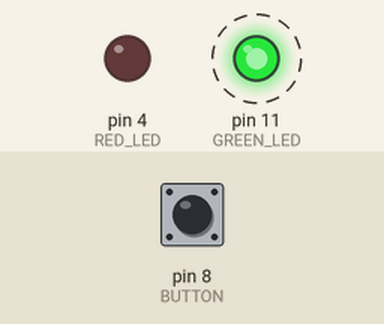
A sketch run on a simulated Arduino Uno, built with avr-gcc and run on an emulated ATmega328P. Shown: output pins drawn as LEDs (lit = HIGH). Dashed ring = blinking. The test bench sets the inputs (shaded band); at power-on: pin 8 (BUTTON) LOW.

Above: at 1.2 s.
1.3 s: pin 8 (BUTTON) pulled HIGH for 0.15 s
At 1.37 s:
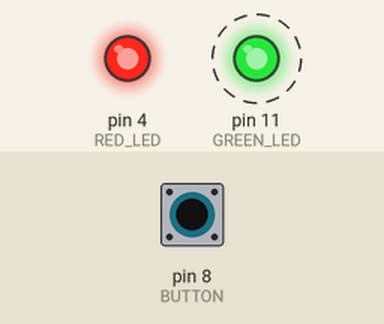
4.3 s: pin 8 (BUTTON) pulled HIGH for 1 s
At 6.8 s:
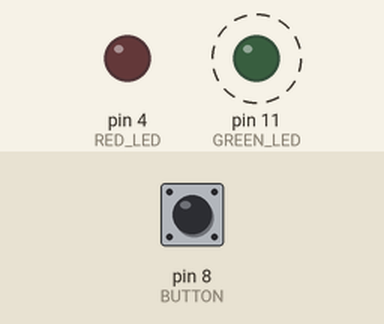
7.3 s: pin 8 (BUTTON) pulled HIGH for 3.2 s
At 8.7 s:
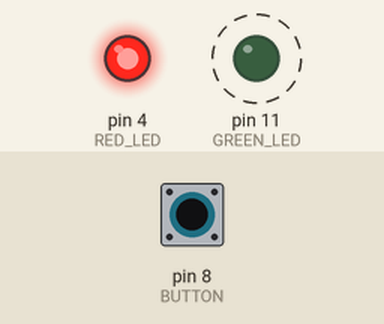
Timing chart, 0 to 18.0 s (numbered marks = the images above; inputs shaded):
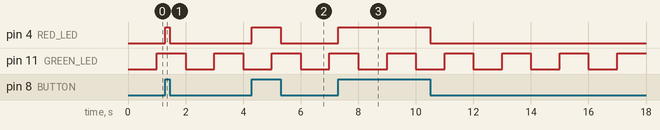

The sketch:

e1.ino
```cpp
// (C) __Marcus Berggren, Carl Vågfelt Nihlmar, Ibrahim Alzoubi, group: 4 __
// (2025) Work package 3
// Exercise 1
// Submission code: 175962

/**
 * This program uses LEDs and a Pushbutton. One LED blinks once every second
 * and the other one when the button is pressed down.
 *
 * Purpose: Maintaining a time count that changes state of one LED while
 * also checking if button is pressed.
 *
 */

// ---- Define section --------------------------------------------------------

#define RED_LED 4     // Digital pin 4 leading to red LED
#define GREEN_LED 11  // Digital pin 11 leading to green LED
#define BUTTON 8      // Digital pin 8 leading to button

// ---- Constants & variables -------------------------------------------------

unsigned long running_millis = 0;  // Starts at 0 and get updated during loop
const int BLINK_INTERVAL = 1000;   // Constant to declare 1s duration
bool led_state = false;            // Instantiate led_state used w/ GREEN_LED

// ---- Setup section ---------------------------------------------------------

// Executed once for setup
void setup() {
    // Declares pinmode OUTPUT for LED lights that can be turned on or off
    pinMode(RED_LED, OUTPUT);
    pinMode(GREEN_LED, OUTPUT);

    // Declares pinmode INPUT, for button feedback
    pinMode(BUTTON, INPUT);
}

// ---- Loop section ----------------------------------------------------------

// A loop funciton that is executed forever by Uno
void loop() {
    // Sets milliseconds since program started. Unsigned meaning positive values
    // only, long up to 2 ^ 64 -1
    unsigned long current_millis = millis();

    // Check if the difference of MS since start and last updated MS count is
    // longer than the interval (1S)
    if (current_millis - running_millis >= BLINK_INTERVAL) {
        // Changes led_state to the opposite state. Either from false to true or
        // true to false
        led_state = !led_state;

        // Sets the green LED as true or false based on led_state
        // True, false, HIGH, LOW, 1 or 0 are all valid
        digitalWrite(GREEN_LED, led_state);

        // Updating the running_millis to MS count since program started
        running_millis = current_millis;
    }

    // Checks if button is pressed
    if (digitalRead(BUTTON) == HIGH) {
        // Turns on LED
        digitalWrite(RED_LED, HIGH);
        // When no longer pressed
    } else {
        // Turns off LED
        digitalWrite(RED_LED, LOW);
    }
}
```

Measured:
- after the input at 1.3 s, pin 4 (RED_LED): LOW → HIGH at once, → LOW 0.15 s later
- after the input at 4.3 s, pin 4 (RED_LED): LOW → HIGH at once, → LOW 1.0 s later
- after the input at 7.3 s, pin 4 (RED_LED): LOW → HIGH at once, → LOW 3.2 s later
- by itself, pin 11 (GREEN_LED): alternates HIGH for 1.0 s and LOW for 1.0 s
